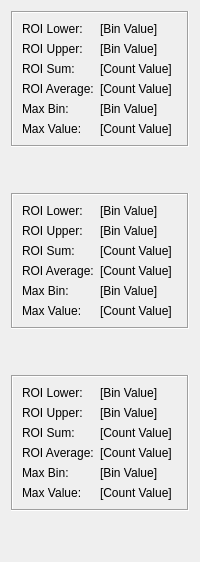
          <widget class="QWidget" name="tab">
           <attribute name="title">
            <string>ROI Info</string>
           </attribute>
           <layout class="QVBoxLayout" name="verticalLayout_3">
            <item>
             <widget class="QFrame" name="frame_21">
              <property name="frameShape">
               <enum>QFrame::Box</enum>
              </property>
              <property name="frameShadow">
               <enum>QFrame::Sunken</enum>
              </property>
              <layout class="QFormLayout" name="formLayout_3">
               <item row="0" column="0">
                <widget class="QLabel" name="label_2">
                 <property name="text">
                  <string>ROI Lower:</string>
                 </property>
                </widget>
               </item>
               <item row="1" column="0">
                <widget class="QLabel" name="label_3">
                 <property name="text">
                  <string>ROI Upper:</string>
                 </property>
                </widget>
               </item>
               <item row="1" column="1">
                <widget class="QLabel" name="label1ROIUpper">
                 <property name="text">
                  <string>[Bin Value]</string>
                 </property>
                </widget>
               </item>
               <item row="0" column="1">
                <widget class="QLabel" name="label1ROILower">
                 <property name="text">
                  <string>[Bin Value]</string>
                 </property>
                </widget>
               </item>
               <item row="4" column="1">
                <widget class="QLabel" name="label1PeakBin">
                 <property name="text">
                  <string>[Bin Value]</string>
                 </property>
                </widget>
               </item>
               <item row="4" column="0">
                <widget class="QLabel" name="label_27">
                 <property name="text">
                  <string>Max Bin:</string>
                 </property>
                </widget>
               </item>
               <item row="5" column="0">
                <widget class="QLabel" name="label_29">
                 <property name="text">
                  <string>Max Value:</string>
                 </property>
                </widget>
               </item>
               <item row="5" column="1">
                <widget class="QLabel" name="label1PeakValue">
                 <property name="text">
                  <string>[Count Value]</string>
                 </property>
                </widget>
               </item>
               <item row="2" column="0">
                <widget class="QLabel" name="label_35">
                 <property name="text">
                  <string>ROI Sum:</string>
                 </property>
                </widget>
               </item>
               <item row="2" column="1">
                <widget class="QLabel" name="label1ROISum">
                 <property name="text">
                  <string>[Count Value]</string>
                 </property>
                </widget>
               </item>
               <item row="3" column="1">
                <widget class="QLabel" name="label1ROIAverage">
                 <property name="text">
                  <string>[Count Value]</string>
                 </property>
                </widget>
               </item>
               <item row="3" column="0">
                <widget class="QLabel" name="label_53">
                 <property name="text">
                  <string>ROI Average:</string>
                 </property>
                </widget>
               </item>
              </layout>
             </widget>
            </item>
            <item>
             <spacer name="verticalSpacer_10">
              <property name="orientation">
               <enum>Qt::Vertical</enum>
              </property>
              <property name="sizeHint" stdset="0">
               <size>
                <width>20</width>
                <height>40</height>
               </size>
              </property>
             </spacer>
            </item>
            <item>
             <widget class="QFrame" name="frame_20">
              <property name="frameShape">
               <enum>QFrame::Box</enum>
              </property>
              <property name="frameShadow">
               <enum>QFrame::Sunken</enum>
              </property>
              <layout class="QFormLayout" name="formLayout_4">
               <item row="0" column="0">
                <widget class="QLabel" name="label_4">
                 <property name="text">
                  <string>ROI Lower:</string>
                 </property>
                </widget>
               </item>
               <item row="0" column="1">
                <widget class="QLabel" name="label2ROILower">
                 <property name="text">
                  <string>[Bin Value]</string>
                 </property>
                </widget>
               </item>
               <item row="1" column="1">
                <widget class="QLabel" name="label2ROIUpper">
                 <property name="text">
                  <string>[Bin Value]</string>
                 </property>
                </widget>
               </item>
               <item row="1" column="0">
                <widget class="QLabel" name="label_31">
                 <property name="text">
                  <string>ROI Upper:</string>
                 </property>
                </widget>
               </item>
               <item row="4" column="0">
                <widget class="QLabel" name="label_33">
                 <property name="text">
                  <string>Max Bin:</string>
                 </property>
                </widget>
               </item>
               <item row="4" column="1">
                <widget class="QLabel" name="label2PeakBin">
                 <property name="text">
                  <string>[Bin Value]</string>
                 </property>
                </widget>
               </item>
               <item row="5" column="0">
                <widget class="QLabel" name="label_36">
                 <property name="text">
                  <string>Max Value:</string>
                 </property>
                </widget>
               </item>
               <item row="5" column="1">
                <widget class="QLabel" name="label2PeakValue">
                 <property name="text">
                  <string>[Count Value]</string>
                 </property>
                </widget>
               </item>
               <item row="2" column="0">
                <widget class="QLabel" name="label_25">
                 <property name="text">
                  <string>ROI Sum:</string>
                 </property>
                </widget>
               </item>
               <item row="2" column="1">
                <widget class="QLabel" name="label2ROISum">
                 <property name="text">
                  <string>[Count Value]</string>
                 </property>
                </widget>
               </item>
               <item row="3" column="1">
                <widget class="QLabel" name="label2ROIAverage">
                 <property name="text">
                  <string>[Count Value]</string>
                 </property>
                </widget>
               </item>
               <item row="3" column="0">
                <widget class="QLabel" name="label_38">
                 <property name="text">
                  <string>ROI Average:</string>
                 </property>
                </widget>
               </item>
              </layout>
             </widget>
            </item>
            <item>
             <spacer name="verticalSpacer_11">
              <property name="orientation">
               <enum>Qt::Vertical</enum>
              </property>
              <property name="sizeHint" stdset="0">
               <size>
                <width>20</width>
                <height>40</height>
               </size>
              </property>
             </spacer>
            </item>
            <item>
             <widget class="QFrame" name="frame_19">
              <property name="frameShape">
               <enum>QFrame::Box</enum>
              </property>
              <property name="frameShadow">
               <enum>QFrame::Sunken</enum>
              </property>
              <layout class="QFormLayout" name="formLayout_5">
               <item row="0" column="0">
                <widget class="QLabel" name="label_40">
                 <property name="text">
                  <string>ROI Lower:</string>
                 </property>
                </widget>
               </item>
               <item row="0" column="1">
                <widget class="QLabel" name="label3ROILower">
                 <property name="text">
                  <string>[Bin Value]</string>
                 </property>
                </widget>
               </item>
               <item row="1" column="0">
                <widget class="QLabel" name="label_45">
                 <property name="text">
                  <string>ROI Upper:</string>
                 </property>
                </widget>
               </item>
               <item row="1" column="1">
                <widget class="QLabel" name="label3ROIUpper">
                 <property name="text">
                  <string>[Bin Value]</string>
                 </property>
                </widget>
               </item>
               <item row="4" column="0">
                <widget class="QLabel" name="label_48">
                 <property name="text">
                  <string>Max Bin:</string>
                 </property>
                </widget>
               </item>
               <item row="4" column="1">
                <widget class="QLabel" name="label3PeakBin">
                 <property name="text">
                  <string>[Bin Value]</string>
                 </property>
                </widget>
               </item>
               <item row="5" column="0">
                <widget class="QLabel" name="label_51">
                 <property name="text">
                  <string>Max Value:</string>
                 </property>
                </widget>
               </item>
               <item row="5" column="1">
                <widget class="QLabel" name="label3PeakValue">
                 <property name="text">
                  <string>[Count Value]</string>
                 </property>
                </widget>
               </item>
               <item row="2" column="0">
                <widget class="QLabel" name="label_41">
                 <property name="text">
                  <string>ROI Sum:</string>
                 </property>
                </widget>
               </item>
               <item row="2" column="1">
                <widget class="QLabel" name="label3ROISum">
                 <property name="text">
                  <string>[Count Value]</string>
                 </property>
                </widget>
               </item>
               <item row="3" column="0">
                <widget class="QLabel" name="label_46">
                 <property name="text">
                  <string>ROI Average:</string>
                 </property>
                </widget>
               </item>
               <item row="3" column="1">
                <widget class="QLabel" name="label3ROIAverage">
                 <property name="text">
                  <string>[Count Value]</string>
                 </property>
                </widget>
               </item>
              </layout>
             </widget>
            </item>
            <item>
             <spacer name="verticalSpacer_12">
              <property name="orientation">
               <enum>Qt::Vertical</enum>
              </property>
              <property name="sizeHint" stdset="0">
               <size>
                <width>20</width>
                <height>40</height>
               </size>
              </property>
             </spacer>
            </item>
           </layout>
          </widget>
